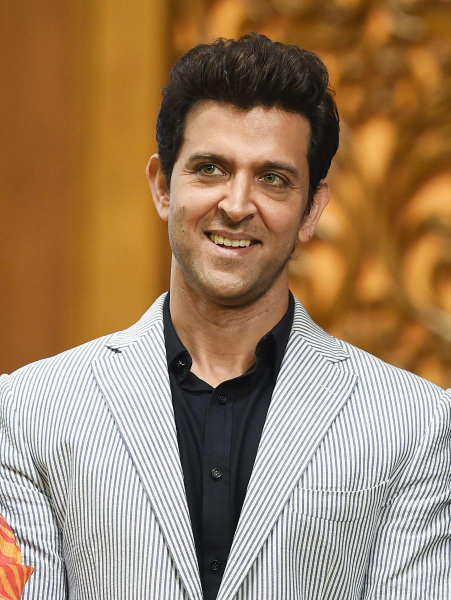
#> input picture testimages/rk.jpg, 901 x 1200 px (shown at 1/2 size); its folder holds only this picture in this run
$ python -i AI_lec4_photo_face_differentiate.py   (imports and definitions only)
#> lines starting #> are read from the running program, lines starting #| are printed output that depends on the picture
#> further down, picture is the input picture: shape (1200, 901, 3); mean B, G, R 99.7, 130.2, 159.2
import cv2
import os
import numpy as np

#this module cotains all fns that are in tester.py

def faceDetection(test_img):
    test_img=cv2.resize(test_img,(1000,1000))
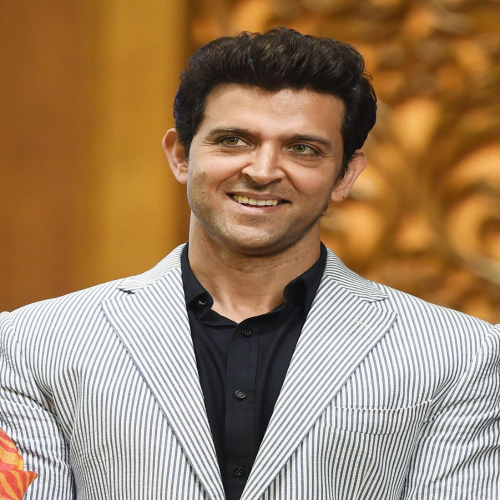
#> test_img: shape (1000, 1000, 3) (shown at 1/2 size); mean of channels 0, 1, 2 99.6, 130.1, 159.1; drawn as B, G, R
    gray_img=cv2.cvtColor(test_img,cv2.COLOR_BGR2GRAY)
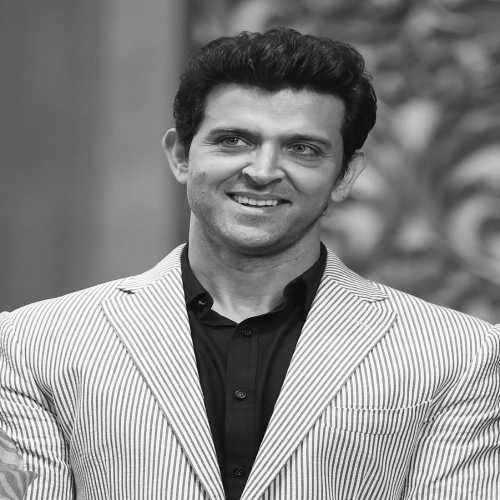
#> gray_img: shape (1000, 1000) (shown at 1/2 size); min 2, max 255, mean 135.3
    face_haar_cascade=cv2.CascadeClassifier(r'C:\Users\omkar desai\Desktop\Artificial Inteligence\opencv-master\opencv-master\data\haarcascades\haarcascade_frontalface_default.xml')
    faces=face_haar_cascade.detectMultiScale(gray_img,scaleFactor=1.32,minNeighbors=5)
#> faces = [[350, 160, 347, 347]]

    return faces,gray_img

# [39 lines left out: functions labels_for_training_data, train_classifier, not called in this run]


#below functions draw bounding boxes around detected face in img
def draw_rect(test_img,face):
    (x,y,w,h)=face
    cv2.rectangle(test_img,(x,y),(x+w,y+h),(255,0,0),thickness=5)


#below function writes name of person for detected label
def put_text(test_img,text,x,y):
    cv2.putText(test_img,text,(x,y),cv2.FONT_HERSHEY_DUPLEX,2,(255,0,0),4)

'''
len(faces)==len(faceId)
face_recognizer=cv2.face.LBPHFaceRecognizer_create()
face_recognizer.train(faces,np.array(faceId))
face_recognizer=train_classifier(faces,faceId)
#face_recognizer.write('training.yml')
'''

>>> import cv2
>>> picture = cv2.imread('testimages/rk.jpg')
>>> result = faceDetection(picture)
